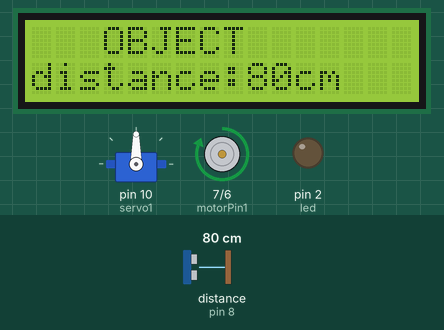
Recording of a sketch running on a simulated Arduino Uno, built with avr-gcc and run on an emulated ATmega328P. On the bench: 16×2 character LCD, servo, motor-driver pin pairs drawn as motors (green arrow = first pin HIGH = forward, orange = second pin HIGH = backward, longer = more drive), output pins drawn as LEDs (lit = HIGH). Wiring (inferred from the names in the program): ultrasonic range finder: trigger pin 9; echo pin 8. The test bench sets the inputs (shaded band); at power-on: distance to the obstacle (sensor on pin 8) 80 cm. The echo pulse lasts 58.3 µs per cm; pins used as bus, display or sensor lines are not drawn; what the sketch prints to the serial monitor is not drawn.

Above: at 6.3 s.
6.4 s: distance to the obstacle (sensor on pin 8) set to 60 cm
At 7.6 s:
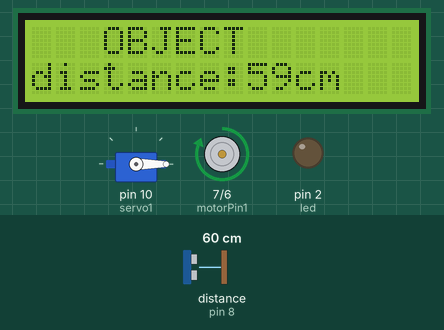
9.9 s: distance to the obstacle (sensor on pin 8) set to 24 cm
At 10.4 s:
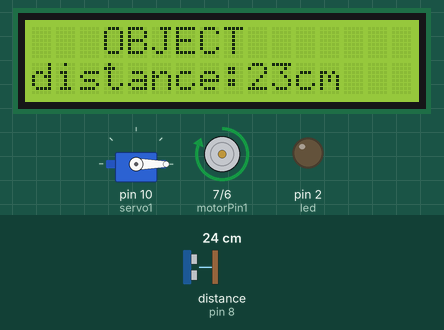
13.0 s: distance to the obstacle (sensor on pin 8) set to 20 cm
At 13.31 s:
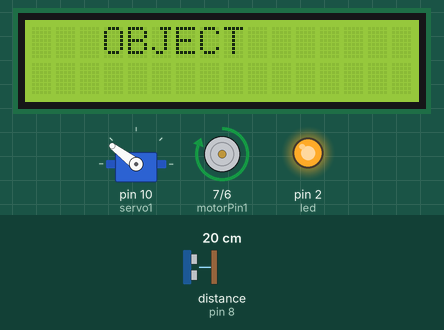
17.0 s: distance to the obstacle (sensor on pin 8) set to 35 cm
At 19.0 s:
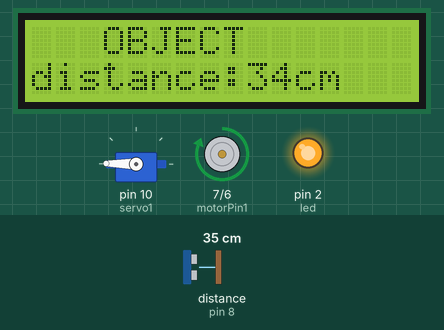
Timing chart, 0 to 21.6 s (numbered marks = the images above; inputs shaded):
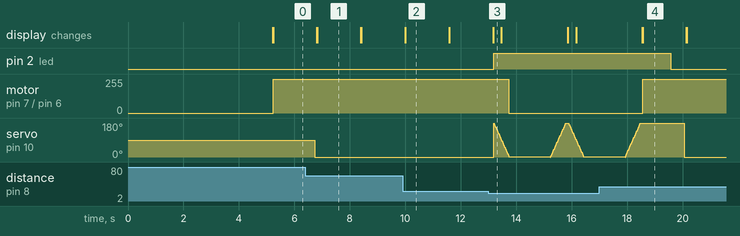

Measured:
- the behaviour switches between 22 and 21 cm on distance to the obstacle (sensor on pin 8) (found by bisection; images 2 and 3)
- after the input at 9.9 s, the display: first differs from a run without the input after 0.11 s (image 2)
- after the input at 13.0 s, pin 2 (led): LOW → HIGH after 0.18 s; motor on pin 7 (motorPin1) / pin 6 (motorPin2): forward 255/255 → stopped after 0.73 s
- after the input at 17.0 s, pin 2 (led): HIGH → LOW after 2.6 s; motor on pin 7 (motorPin1) / pin 6 (motorPin2): stopped → forward 255/255 after 1.6 s; the display: first differs from a run without the input after 1.6 s (image 4)
- what the display in image 1 shows lasts 1.6 s, from 6.8 s to 8.4 s

The sketch:

Arduino_DC-Servo-HC-SR04.ino
```cpp
#include <Wire.h  >
#include <LiquidCrystal_I2C.h  >
#include <Servo.h  >
LiquidCrystal_I2C lcd(0x27, 16, 2); // run ic2_scanner sketch and get the IC2 address, which is 0x3f in my case,it could be 0x3f in many cases
Servo servo1;
#define trigPin 9 // Initialze pin9 for HC-SR04 sensor trigger pin
#define echoPin 8  // Initialze pin8 for HC-SR04 sensor Echo pin
#define led 2   // Initialze pin2 for LED
int motorPin1 = 7; // Initialze pin7 to drive motor1
int motorPin2 = 6; // Initialze pin6 to drive motor2
int pos = 0;  //Define position

void setup()
{
  lcd.begin (16, 2); // Initialize 16x2 LCD display


  lcd.init();
  // Set the pin modes of the above IO pins to OUTPUT

  lcd.setCursor(2, 0);

  // Print a message to the LCD.
  lcd.backlight();
  lcd.print("  Hello!");
  lcd.setCursor(0, 1);
  lcd.print(" Microdigisoft");
  delay(5000);

  // initialize the lc
  Serial.begin (9600);
  servo1.attach(10); // third wire of servo motor lead
  pinMode(trigPin, OUTPUT);
  pinMode(echoPin, INPUT);
  pinMode(led, OUTPUT);
  pinMode(motorPin1, OUTPUT);
  pinMode(motorPin2, OUTPUT);
}
void loop()
{
  lcd.begin(16, 2);
  // clear old screen data
  lcd.clear();
  // text to be displayed on the screen
  lcd.setCursor(3, 0);
  lcd.print("OBJECT");
  long duration, distance;
  digitalWrite(trigPin, LOW);
  delayMicroseconds(2);
  digitalWrite(trigPin, HIGH);
  delayMicroseconds(10);
  digitalWrite(trigPin, LOW);
  duration = pulseIn(echoPin, HIGH);
  distance = (duration / 2) / 29.1;
  lcd.setCursor(0, 1);
  lcd.print ("distance:");
  if (distance <= 20)
  {
    // waits 15ms for the servo to reach the position

    //servo1.write(180);
    Serial.print(distance);
    lcd.print (distance);
    lcd.print ("cm");
    digitalWrite(led, HIGH);
    for (pos = 180; pos > 1; pos -= 1)              // goes from 180 degrees to 0 degrees                                                                                 // in steps of 1 degree
    {
      servo1.write (pos);                                                  // tell servo to go to position in variable 'pos'
      delay (3);                                        // waits 10ms for the servo to reach the position
    }
    digitalWrite(motorPin1, LOW);
    digitalWrite(motorPin2, LOW);
    delay(1000);
    digitalWrite(led, HIGH);
    Serial.println("cm : LED is on ");
    delay(500);
    for (pos = 0; pos < 180; pos += 1) // goes from 0 degrees to 180 degrees
    { // in steps of 1 degree
      servo1.write(pos);
      delay(3);

    }
  }
  else {
    //servo1.write(0);
    Serial.print(distance);
    lcd.print (distance);
    lcd.print ("cm");
    digitalWrite(motorPin1, HIGH);
    digitalWrite(motorPin2, LOW);
    delay(1000);
    digitalWrite(led, LOW);
    Serial.println(" cm : LED is off ");
    delay(500);

    servo1.write(0);// waits 15ms for the servo to reach the position
  }
}
```
